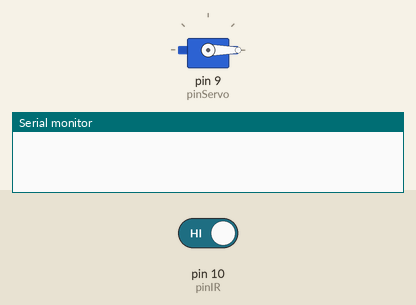
Recording of a sketch running on a simulated Arduino Uno, built with avr-gcc and run on an emulated ATmega328P. On the bench: servo, the last lines printed to the serial monitor. The inputs (shaded band) are chosen by the test bench; at power-on: pin 10 (pinIR) HIGH.

Above: at 1.2 s.
1.3 s: pin 10 (pinIR) driven LOW
At 4.0 s:
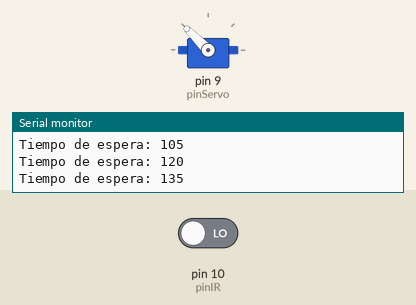
4.3 s: pin 10 (pinIR) driven HIGH
At 6.3 s:
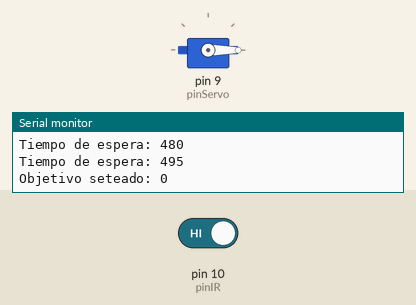
Timing chart, 0 to 7.8 s (numbered marks = the images above; inputs shaded):
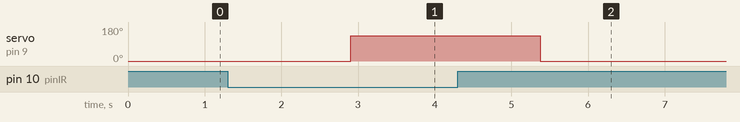

The sketch:

TestIR_Servo.ino
```cpp
#include <Servo.h>

const int pinIR = 10, pinServo = 9;
const int deltaTime = 15, timeBetweenReadings = 500;

Servo servo;

int objetivo;
const int posicionInicial = 0;

int currentBit = 0;
bool firstBit = false;
bool secondBit = false;

void setup()
{
  Serial.begin(9600);

  pinMode(pinIR, INPUT);
  pinMode(pinServo, OUTPUT);

  servo.attach(pinServo, 500, 2500);
  setearObjetivo(0);
}

void loop()
{
  IRStuff();

  irAObjetivo();
}

bool reading = false;
int waitingTime = 0;
void IRStuff()
{
  if (!digitalRead(pinIR) && !reading)
  {
    reading = true;
  }

  if(reading)
  {
    if(currentBit < 2)
    {
      WaitToReadBit();

      return;
    }

    setearObjetivo(firstBit * 2 + secondBit);

    WaitToReset();
  }
}

// Para que no empiece a leer ni bien termine
void WaitToReset()
{
  Serial.print("Tiempo de espera: ");
  Serial.println(waitingTime);
  waitingTime += deltaTime;
  if(waitingTime > timeBetweenReadings)
  {
    Serial.print("Objetivo seteado: ");
    Serial.println(objetivo);
    waitingTime = 0;
    reading = false;
    currentBit = 0;
  }
}

void WaitToReadBit()
{
  Serial.print("Tiempo de espera: ");
  Serial.println(waitingTime);
  waitingTime += deltaTime;
  if(waitingTime > timeBetweenReadings)
  {
    waitingTime = 0;
    ReadingBit(!digitalRead(pinIR));
  }
}

void ReadingBit(bool readState)
{
  currentBit++;

  if (currentBit == 1) firstBit = readState;
  if (currentBit == 2) secondBit = readState;

  Serial.println((String)"Reading bit " + currentBit);
}

void irAObjetivo()
{
  servo.write(objetivo);
  delay(deltaTime);
}

void setearObjetivo(int compartimento)
{
  objetivo = posicionInicial + compartimento * 45;
}
```

Measured:
- after the input at 1.3 s, servo on pin 9 (pinServo): 0° → 135° after 1.6 s
- after the input at 4.3 s, servo on pin 9 (pinServo): 135° → 0° after 1.1 s
